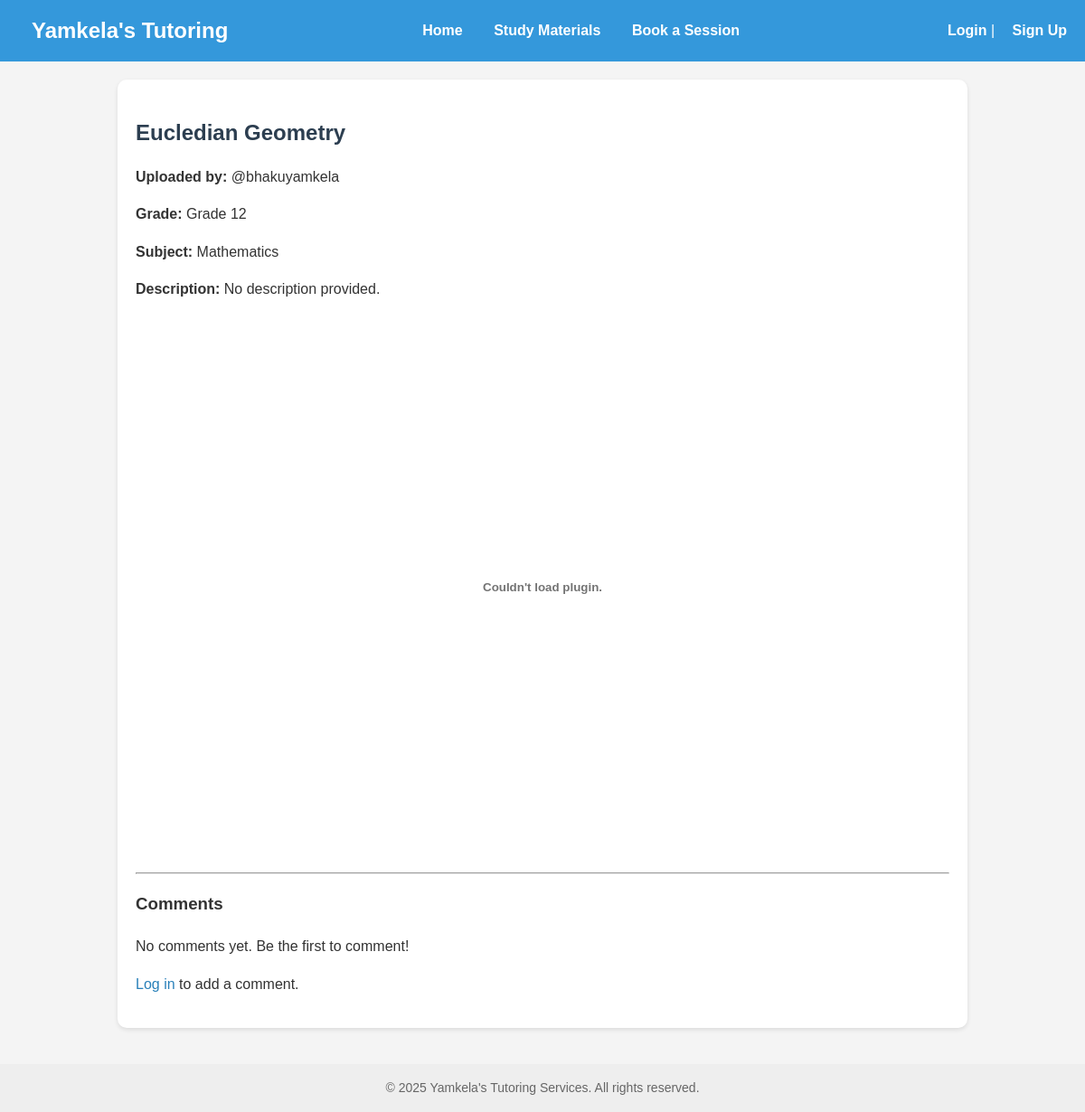
Page /material/2 on the committed database.
### app.py (models this page shows)
class Material(db.Model):
    id = db.Column(db.Integer, primary_key=True)
    filename = db.Column(db.String(255), nullable=False)
    title = db.Column(db.String(100), nullable=False)
    description = db.Column(db.Text)
    user_id = db.Column(db.Integer, db.ForeignKey('user.id'), nullable=False)
    grade = db.Column(db.String(20), nullable=True)
    subject = db.Column(db.String(100), nullable=True)
    comments = db.relationship('Comment', backref='material_obj', lazy=True)

class User(db.Model, UserMixin):
    id = db.Column(db.Integer, primary_key=True)
    username = db.Column(db.String(80), unique=True, nullable=False)
    password = db.Column(db.String(200), nullable=False)
    is_admin = db.Column(db.Boolean, default=False)
    materials = db.relationship('Material', backref='uploader', lazy=True)
    comments = db.relationship('Comment', backref='author', lazy=True)

### app.py (the view, shortened to what this page needs)
@app.route('/material/<int:material_id>', methods=['GET', 'POST'])
def view_material(material_id):
    material = Material.query.get_or_404(material_id)
    comments = Comment.query.filter_by(material_id=material.id).order_by(Comment.timestamp.desc()).all()
    return render_template('material_detail.html', material=material, comments=comments)

### app.py (called while the page is built)
@app.context_processor
def inject_current_year():
    return {'current_year': datetime.now().year}

### templates/material_detail.html
{% extends "base.html" %}
{% block content %}
  <h2>{{ material.title }}</h2>
  <p><strong>Uploaded by:</strong> @{{ material.uploader.username }}</p>
  <p><strong>Grade:</strong> {{ material.grade or 'General' }}</p>
  <p><strong>Subject:</strong> {{ material.subject or 'General' }}</p>
  <p><strong>Description:</strong> {{ material.description or 'No description provided.' }}</p>
  {% if material.filename.endswith('.pdf') %}
    <embed src="{{ url_for('static', filename='uploads/' + material.filename) }}" type="application/pdf" width="100%" height="600px" />
  {% elif material.filename.endswith('.mp4') %}
    <video width="100%" controls>
      <source src="{{ url_for('static', filename='uploads/' + material.filename) }}" type="video/mp4">
      Your browser does not support the video tag.
    </video>
  {% else %}
    <img src="{{ url_for('static', filename='uploads/' + material.filename) }}" alt="{{ material.title }}" style="max-width: 100%; height: auto;">
  {% endif %}
  <hr>
  <h3>Comments</h3>
  {% if comments %}
    <ul>
      {% for comment in comments %}
        <li>
          <strong>@{{ comment.author.username }}</strong>
          ({{ comment.timestamp.strftime('%Y-%m-%d %H:%M') }}) -
          {% if comment.is_positive %}
            <span style="color:green;">👍</span>
          {% else %}
            <span style="color:red;">👎</span>
          {% endif %}
          <p>{{ comment.text }}</p>
        </li>
      {% endfor %}
    </ul>
  {% else %}
    <p>No comments yet. Be the first to comment!</p>
  {% endif %}
  {% if current_user.is_authenticated %}
    <hr>
    <h4>Add a Comment</h4>
    <form method="POST" action="{{ url_for('view_material', material_id=material.id) }}">
      <textarea name="comment" rows="3" required placeholder="Write your comment here..."></textarea><br><br>
      <label>
        <input type="radio" name="is_positive" value="true" checked> Positive 👍
      </label>
      <label style="margin-left: 20px;">
        <input type="radio" name="is_positive" value="false"> Negative 👎
      </label><br><br>
      <button type="submit">Submit Comment</button>
    </form>
  {% else %}
    <p><a href="{{ url_for('login') }}">Log in</a> to add a comment.</p>
  {% endif %}
{% endblock %}

### static/css/styles.css (style rules this page uses)
body { font-family: Arial, sans-serif; background-color: #f0f2f5; color: #333; margin: 0; padding: 0; line-height: 1.6; }
h2 { color: #2c3e50; margin-bottom: 1rem; }
a { color: #2980b9; text-decoration: none; transition: color 0.3s ease; }

### templates/base.html (style rules this page uses)
body { font-family: Arial, sans-serif; margin: 0; padding: 0; background: #f4f4f4; color: #333; }

### rows in the picture
Material: title "Eucledian Geometry", grade "Grade 12", subject "Mathematics", description "No description provided."
User: uploader.username "bhakuyamkela"
